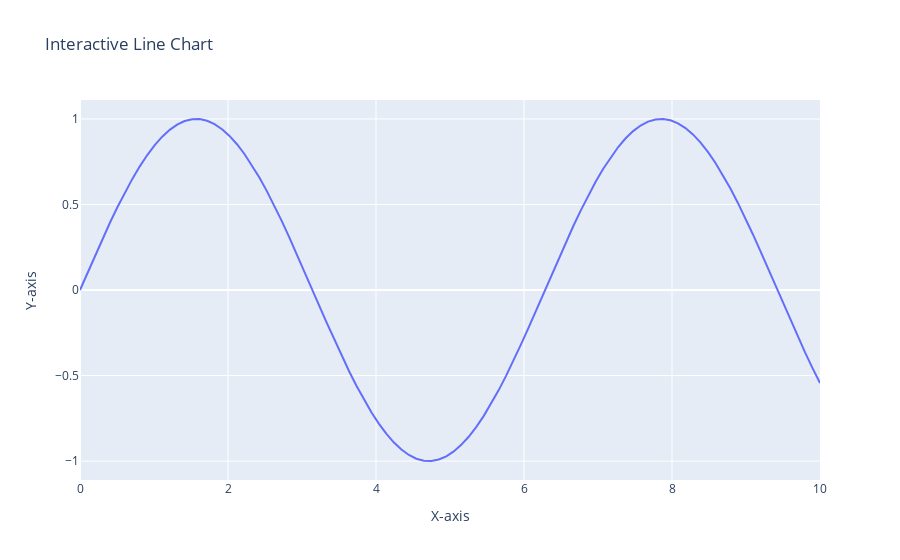
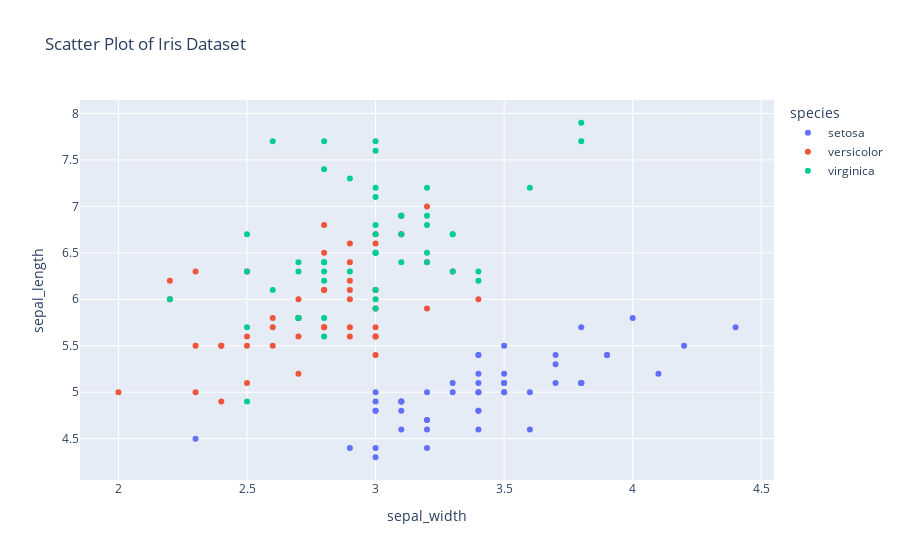

Notebook code cell kept with these figures, in order:
### Markdown cell above
## Variabili 2-dimensionali

### Code cell
import plotly.graph_objects as go
from plotly.io import show
import numpy as np

# Line chart
x = np.linspace(0, 10, 100)
y = np.sin(x)

fig = go.Figure()
fig.add_trace(go.Scatter(x=x, y=y, mode='lines', name='Sine Wave'))
fig.update_layout(title="Interactive Line Chart", xaxis_title="X-axis", yaxis_title="Y-axis")
fig.show(rendered="notebook")

# Scatter plot with Plotly Express
import plotly.express as px

df = px.data.iris()  # Iris dataset
fig2 = px.scatter(df, x="sepal_width", y="sepal_length", color="species", title="Scatter Plot of Iris Dataset")
fig2.show(rendered="notebook")

### Figure 1 — Plotly figure (JSON) as saved in the notebook; plotly's stock layout.template omitted (floating-point values rounded to 4 significant figures)
{"data": [{"mode": "lines", "name": "Sine Wave", "type": "scatter", "x": [0, 0.101, 0.202, 0.303, 0.404, 0.5051, 0.6061, 0.7071, 0.8081, 0.9091, 1.01, 1.111, 1.212, 1.313, 1.414, 1.515, 1.616, 1.717, 1.818, 1.919, 2.02, 2.121, 2.222, 2.323, 2.424, 2.525, 2.626, 2.727, 2.828, 2.929, 3.03, 3.131, 3.232, 3.333, 3.434, 3.535, 3.636, 3.737, 3.838, 3.939, 4.04, 4.141, 4.242, 4.343, 4.444, 4.545, 4.646, 4.747, 4.848, 4.949, 5.051, 5.152, 5.253, 5.354, 5.455, 5.556, 5.657, 5.758, 5.859, 5.96, 6.061, 6.162, 6.263, 6.364, 6.465, 6.566, 6.667, 6.768, 6.869, 6.97, 7.071, 7.172, 7.273, 7.374, 7.475, 7.576, 7.677, 7.778, 7.879, 7.98, 8.081, 8.182, 8.283, 8.384, 8.485, 8.586, 8.687, 8.788, 8.889, 8.99, 9.091, 9.192, 9.293, 9.394, 9.495, 9.596, 9.697, 9.798, 9.899, 10], "y": [0, 0.1008, 0.2006, 0.2984, 0.3931, 0.4839, 0.5696, 0.6496, 0.723, 0.7889, 0.8469, 0.8962, 0.9364, 0.967, 0.9878, 0.9985, 0.999, 0.9893, 0.9696, 0.9399, 0.9007, 0.8523, 0.7952, 0.73, 0.6574, 0.5781, 0.4928, 0.4026, 0.3082, 0.2107, 0.1111, 0.01028, -0.09061, -0.1906, -0.2886, -0.3837, -0.4748, -0.5612, -0.6418, -0.7158, -0.7826, -0.8414, -0.8916, -0.9327, -0.9643, -0.9861, -0.9978, -0.9994, -0.9908, -0.972, -0.9434, -0.9051, -0.8576, -0.8014, -0.737, -0.6651, -0.5864, -0.5017, -0.412, -0.318, -0.2207, -0.1213, -0.02056, 0.08036, 0.1805, 0.2787, 0.3742, 0.4658, 0.5526, 0.6338, 0.7086, 0.7761, 0.8358, 0.8869, 0.9289, 0.9615, 0.9843, 0.9971, 0.9997, 0.9921, 0.9744, 0.9467, 0.9094, 0.8629, 0.8075, 0.7439, 0.6727, 0.5947, 0.5106, 0.4213, 0.3277, 0.2308, 0.1315, 0.03083, -0.07011, -0.1703, -0.2688, -0.3646, -0.4566, -0.544]}], "layout": {"autosize": true, "title": {"text": "Interactive Line Chart"}, "xaxis": {"autorange": true, "range": [0, 10], "title": {"text": "X-axis"}, "type": "linear"}, "yaxis": {"autorange": true, "range": [-1.11, 1.111], "title": {"text": "Y-axis"}, "type": "linear"}}}

### Figure 2 — Plotly figure (JSON) as saved in the notebook; plotly's stock layout.template omitted (floating-point values rounded to 4 significant figures)
{"data": [{"hovertemplate": "species=setosa<br>sepal_width=%{x}<br>sepal_length=%{y}<extra></extra>", "legendgroup": "setosa", "marker": {"color": "#636efa", "symbol": "circle"}, "mode": "markers", "name": "setosa", "orientation": "v", "showlegend": true, "type": "scatter", "x": [3.5, 3, 3.2, 3.1, 3.6, 3.9, 3.4, 3.4, 2.9, 3.1, 3.7, 3.4, 3, 3, 4, 4.4, 3.9, 3.5, 3.8, 3.8, 3.4, 3.7, 3.6, 3.3, 3.4, 3, 3.4, 3.5, 3.4, 3.2, 3.1, 3.4, 4.1, 4.2, 3.1, 3.2, 3.5, 3.1, 3, 3.4, 3.5, 2.3, 3.2, 3.5, 3.8, 3, 3.8, 3.2, 3.7, 3.3], "xaxis": "x", "y": [5.1, 4.9, 4.7, 4.6, 5, 5.4, 4.6, 5, 4.4, 4.9, 5.4, 4.8, 4.8, 4.3, 5.8, 5.7, 5.4, 5.1, 5.7, 5.1, 5.4, 5.1, 4.6, 5.1, 4.8, 5, 5, 5.2, 5.2, 4.7, 4.8, 5.4, 5.2, 5.5, 4.9, 5, 5.5, 4.9, 4.4, 5.1, 5, 4.5, 4.4, 5, 5.1, 4.8, 5.1, 4.6, 5.3, 5], "yaxis": "y"}, {"hovertemplate": "species=versicolor<br>sepal_width=%{x}<br>sepal_length=%{y}<extra></extra>", "legendgroup": "versicolor", "marker": {"color": "#EF553B", "symbol": "circle"}, "mode": "markers", "name": "versicolor", "orientation": "v", "showlegend": true, "type": "scatter", "x": [3.2, 3.2, 3.1, 2.3, 2.8, 2.8, 3.3, 2.4, 2.9, 2.7, 2, 3, 2.2, 2.9, 2.9, 3.1, 3, 2.7, 2.2, 2.5, 3.2, 2.8, 2.5, 2.8, 2.9, 3, 2.8, 3, 2.9, 2.6, 2.4, 2.4, 2.7, 2.7, 3, 3.4, 3.1, 2.3, 3, 2.5, 2.6, 3, 2.6, 2.3, 2.7, 3, 2.9, 2.9, 2.5, 2.8], "xaxis": "x", "y": [7, 6.4, 6.9, 5.5, 6.5, 5.7, 6.3, 4.9, 6.6, 5.2, 5, 5.9, 6, 6.1, 5.6, 6.7, 5.6, 5.8, 6.2, 5.6, 5.9, 6.1, 6.3, 6.1, 6.4, 6.6, 6.8, 6.7, 6, 5.7, 5.5, 5.5, 5.8, 6, 5.4, 6, 6.7, 6.3, 5.6, 5.5, 5.5, 6.1, 5.8, 5, 5.6, 5.7, 5.7, 6.2, 5.1, 5.7], "yaxis": "y"}, {"hovertemplate": "species=virginica<br>sepal_width=%{x}<br>sepal_length=%{y}<extra></extra>", "legendgroup": "virginica", "marker": {"color": "#00cc96", "symbol": "circle"}, "mode": "markers", "name": "virginica", "orientation": "v", "showlegend": true, "type": "scatter", "x": [3.3, 2.7, 3, 2.9, 3, 3, 2.5, 2.9, 2.5, 3.6, 3.2, 2.7, 3, 2.5, 2.8, 3.2, 3, 3.8, 2.6, 2.2, 3.2, 2.8, 2.8, 2.7, 3.3, 3.2, 2.8, 3, 2.8, 3, 2.8, 3.8, 2.8, 2.8, 2.6, 3, 3.4, 3.1, 3, 3.1, 3.1, 3.1, 2.7, 3.2, 3.3, 3, 2.5, 3, 3.4, 3], "xaxis": "x", "y": [6.3, 5.8, 7.1, 6.3, 6.5, 7.6, 4.9, 7.3, 6.7, 7.2, 6.5, 6.4, 6.8, 5.7, 5.8, 6.4, 6.5, 7.7, 7.7, 6, 6.9, 5.6, 7.7, 6.3, 6.7, 7.2, 6.2, 6.1, 6.4, 7.2, 7.4, 7.9, 6.4, 6.3, 6.1, 7.7, 6.3, 6.4, 6, 6.9, 6.7, 6.9, 5.8, 6.8, 6.7, 6.7, 6.3, 6.5, 6.2, 5.9], "yaxis": "y"}], "layout": {"autosize": true, "legend": {"title": {"text": "species"}, "tracegroupgap": 0}, "title": {"text": "Scatter Plot of Iris Dataset"}, "xaxis": {"anchor": "y", "autorange": true, "domain": [0, 1], "range": [1.853, 4.547], "title": {"text": "sepal_width"}, "type": "linear"}, "yaxis": {"anchor": "x", "autorange": true, "domain": [0, 1], "range": [4.003, 8.197], "title": {"text": "sepal_length"}, "type": "linear"}}}
